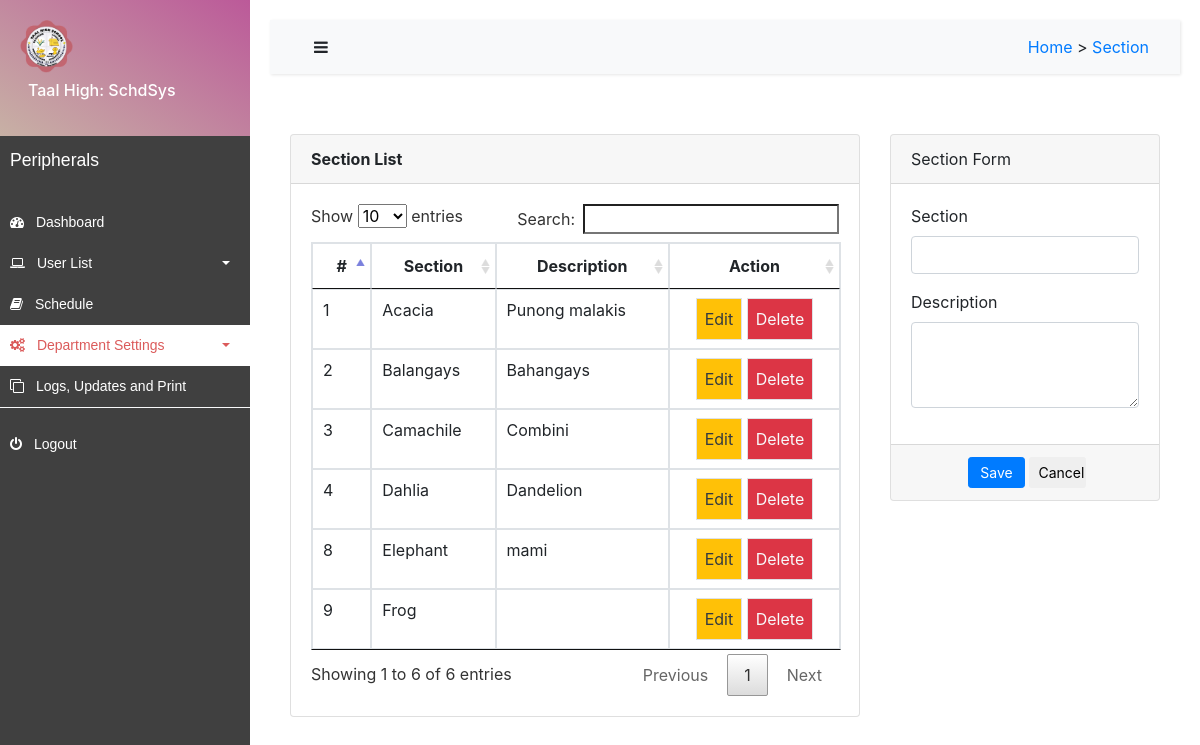
Screenshot of /php/admin/section.php with the database file from the repository.
### tables this page shows
CREATE TABLE `section` (
  `id` int(10) NOT NULL,
  `section` varchar(20) NOT NULL,
  `description` varchar(100) NOT NULL
);

### php/admin/section.php (the view, shortened to what this page needs)
<!DOCTYPE html>
<html lang = en>
<head>
    <link rel='stylesheet' type='text/css' media='screen' href='../../css/index.css'>
    <link rel="stylesheet" href="../../dist/css/bootstrap.min.css">
    <link rel="stylesheet" href="../../dist/font-awesome-4.7.0/css/font-awesome.css">
    <link rel="stylesheet" href="../../dist/swal/dist/sweetalert2.min.css">
    <link href="../../dist/DataTables/datatables.min.css" rel="stylesheet">
    <link rel="stylesheet" href="../../dist/toast/jquery.toast.min.css">
</head>
<body>
<div class="wrapper">
        <nav id="sidebar">
            <div class="sidebar-header">
                <span class="h6 fw-bold">
                    <img src="../../images/logo.png" class = "w-25 ">
                    <label class = "p-2 h-25">Taal High: SchdSys</label>
                </span>
            </div>
            <ul class="list-unstyled components">
                <p>Peripherals</p>
                <li>
                    <a href="dashboard.php">
                        <i class="fa fa-dashboard text-center"></i>
                        <span class="nav-text p-2">
                            Dashboard
                        </span>
                    </a>
                </li>
                <li>
                    <a href="#homeSubmenu" data-toggle="collapse" aria-expanded="false" class="dropdown-toggle"><i class="fa fa-laptop text-center"></i>
                        <span class="nav-text p-2">
                            User List
                        </span>
                    </a>
                </li>
                <li>
                    <a href="schedule.php"><i class="fa fa-book text-center"></i>
                        <span class="nav-text p-2">
                            Schedule
                        </span>
                    </a>
                </li>
                <li class="active">
                    <a href="#pageSubmenu" data-toggle="collapse" aria-expanded="false" class="dropdown-toggle"><i class="fa fa-cogs text-center"></i>
                        <span class="nav-text p-2">
                        Department Settings
                        </span>
                    </a>
                </li>
                <li>
                    <a href="logs.php"><i class="fa fa-clone text-center"></i>
                        <span class="nav-text p-2">
                        Logs, Updates and Print
                        </span>
                    </a>
                </li>
            </ul>
            <ul class="list-unstyled CTAs">
                <li>
                    <a data-toggle="modal" data-target="#close"><i class="fa fa-power-off text-center"></i>
                        <span class="nav-text p-2">
                           Logout
                        </span>
                    </a>
                </li>
            </ul>
        </nav>
        <div id="content">
            <nav class="navbar navbar-expand-lg navbar-light bg-light">
                <div class="container-fluid">
                    <button type="button" id="sidebarCollapse" class="btn btn-light">
                        <i class="fa fa-bars"></i>
                    </button>
                    <div class="row">
                        <div class="col">
                        <a href="dashboard.php" class = "link-primary">Home</span></a> > <a href="section.php" class="link-success">Section</span></a>
                        </div>
                    </div>
                </div>
            </nav>
            <div id="content" >
                <div class = "row">
                    <div class = "col-8">
                        <div class="card">
                            <div class="card-header">
                                <b>Section List</b>
                            </div>
                            <div class="card-body" style="overflow-y:auto;">
                                <table class="table table-bordered table-hover">
                                    <thead>
                                        <tr>
                                            <th class="text-center">#</th>
                                            <th class="text-center">Section</th>
                                            <th class="text-center">Description</th>
                                            <th class="text-center">Action</th>
                                        </tr>
                                    </thead>
                                    <tbody>
                                        <?php
                                            include '../connect.php';
                                            $sql = "SELECT * from `section`";
                                            $result = mysqli_query($con,$sql);
                                            if($result){
                                                while($row = mysqli_fetch_assoc($result)){
                                                    $id = $row['id'];
                                                    $section = $row['section'];
                                                    $description = $row['description'];
                                                    if($id != 0){
                                                    echo '
                                                        <tr>
                                                            <td>'.$id.'</td>
                                                            <td>'.$section.'</td>
                                                            <td>'.$description.'</td>
                                                            <td class = "text-center">
                                                                <button type="button" class = "ups bg-warning p-2 border border-5 text-dark" data-id="'.$id.'" data-section="'.$section.'" data-description="'.$description.'">Edit</button>
                                                                <button type="button" class = "mem bg-danger p-2 border border-5 text-light" id = "'.$id.'">Delete</button>
                                                            </td>
                                                        </tr>
                                                    ';
                                                    }
                                                }
                                            }else{
                                                die("Adding Failed: " . mysqli_error());
                                            }
                                        ?>
                                    </tbody>
                                </table>
                            </div>
                        </div>
                    </div>
                    <div class = "col-4">
                        <form action="" id="manage-subject">
                            <div class="card">
                                <div class="card-header">
                                        Section Form
                                </div>
                                <div class="card-body">
                                        <div class="form-group">
                                            <label class="control-label">Section</label>
                                            <input type="text" class="form-control" name="section" id = "section" required>
                                        </div>
                                        <div class="form-group">
                                            <label class="control-label">Description</label>
                                            <textarea class="form-control" cols="30" rows='3' name="description" id = "description"></textarea>
                                        </div>
                                </div>
                                <div class="card-footer">
                                    <div class="row">
                                        <div class="col-md-12">
                                            <button class="btn btn-sm btn-primary col-sm-3 offset-md-3"> Save</button>
                                            <button class="btn btn-sm btn-default col-sm-3" type="button" onclick="_reset()"> Cancel</button>
                                        </div>
                                    </div>
                                </div>
                            </div>
                        </form>
                    </div>
        </div>
    </div>
</body>
</html>

### css/index.css (style rules this page uses)
body { font-family: 'Poppins', sans-serif; background: #fafafa; }
.wrapper p { font-family: 'Poppins', sans-serif; font-size: 1.1em; font-weight: 300; line-height: 1.7em; color: #999; }
a, a:hover, a:focus { color: inherit; text-decoration: none; transition: all 0.3s; }
.navbar { padding: 15px 10px; background: #fff; border: none; border-radius: 0; margin-bottom: 40px; box-shadow: 1px 1px 3px rgba(0, 0, 0, 0.1); }
.wrapper { display: flex; width: 100%; align-items: stretch; }
#sidebar { min-width: 250px; max-width: 250px; background: rgb(64, 64, 64); color: #fff; transition: all 0.3s; }
#sidebar .sidebar-header { padding: 20px; background: linear-gradient(212.38deg, rgba(240, 100, 191, 0.7) 0%, rgba(255, 223, 206, 0.71) 100%);; }
#sidebar ul.components { border-bottom: 1px solid #f8f9fa; }
#sidebar ul p { color: #fff; padding: 10px; }
#sidebar ul li a { padding: 10px; font-size: 1.1em; display: block; color:white; font-family: arial; font-size: 14px; text-decoration:none; }
#sidebar ul li.active>a, a[aria-expanded="true"] { color: rgb(219, 91, 91); background: #ffffff; }
a[data-toggle="collapse"] { position: relative; }
.dropdown-toggle::after { display: block; position: absolute; top: 50%; right: 20px; transform: translateY(-50%); }
#content { width: 100%; padding: 20px; min-height: 100vh; transition: all 0.3s; }

### rows the page displays
section: id "1", section "Acacia", description "Punong malakis"
section: id "2", section "Balangays", description "Bahangays"
section: id "3", section "Camachile", description "Combini"
section: id "4", section "Dahlia", description "Dandelion"
section: id "8", section "Elephant", description "mami"
section: id "9", section "Frog"
